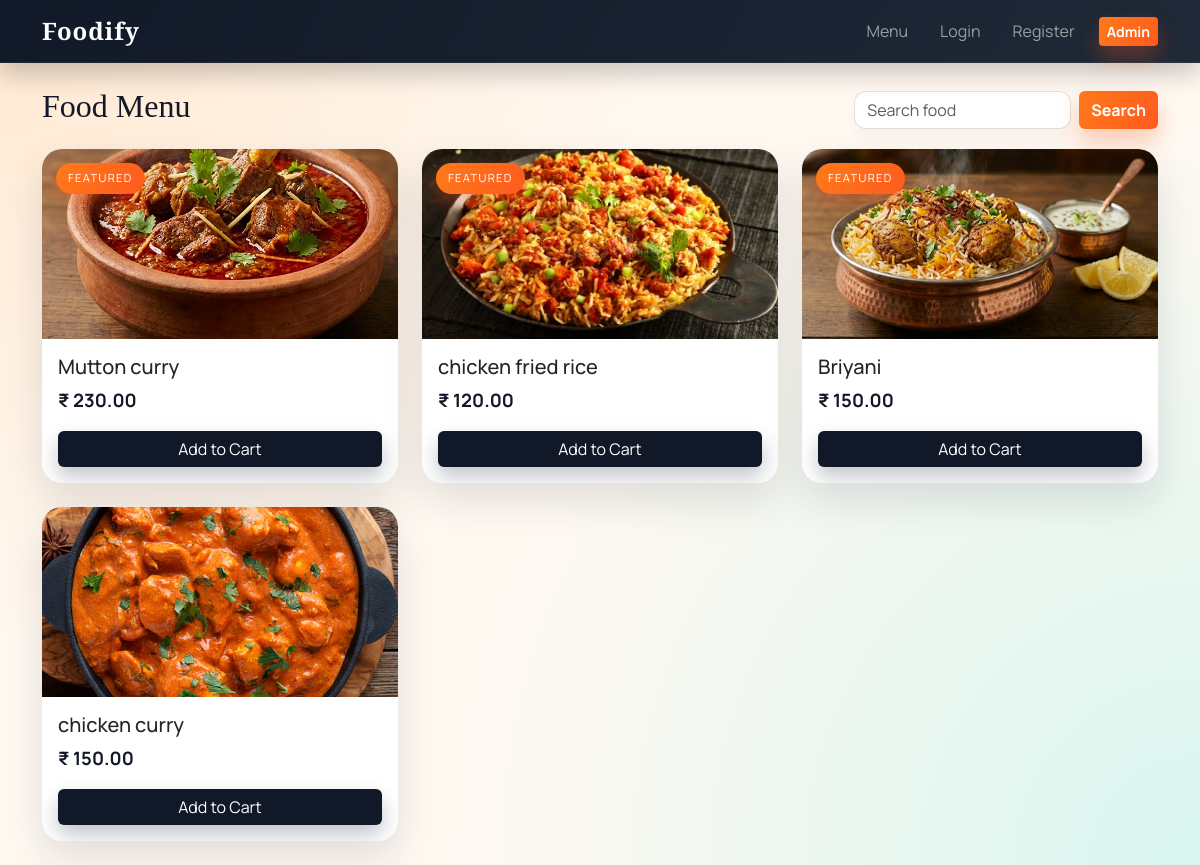
The page /menu on the database its author committed.
### tables this page shows
CREATE TABLE food (
            id INTEGER PRIMARY KEY AUTOINCREMENT,
            name TEXT NOT NULL,
            price REAL NOT NULL,
            image TEXT
        );

### app.py (the view)
@app.route("/menu")
def menu():
    search = request.args.get("search", "").strip()
    db = get_db()
    if search:
        foods = db.execute(
            "SELECT * FROM food WHERE name LIKE ? ORDER BY id DESC",
            (f"%{search}%",),
        ).fetchall()
    else:
        foods = db.execute("SELECT * FROM food ORDER BY id DESC").fetchall()
    return render_template("menu.html", foods=foods, search=search)

### app.py (called while the page is built, shortened)
@app.template_filter("format_inr")
def format_inr(value):
    try:
        return f"{float(value):,.2f}"
    except (TypeError, ValueError):
        return "0.00"

def get_db():
    if "db" not in g:
        conn = sqlite3.connect(config.DB_PATH)
        conn.row_factory = sqlite3.Row
        g.db = conn
    return g.db

def normalize_food_images():
    db = get_db()
    rows = db.execute("SELECT id, image FROM food").fetchall()
    for row in rows:
        raw = row["image"] or ""
        normalized = raw.replace("\\", "/").lstrip("/")
        if normalized.startswith("static/"):
            normalized = normalized[len("static/") :]
        if normalized != raw:
            db.execute("UPDATE food SET image = ? WHERE id = ?", (normalized, row["id"]))
    db.commit()

def seed_default_foods():
    import os
    def pick_image(base_name: str):
        images_dir = os.path.join(app.root_path, "static", "images")
        for ext in (".jpg", ".jpeg", ".png", ".webp", ".svg"):
            filename = f"{base_name}{ext}"
            if os.path.exists(os.path.join(images_dir, filename)):
                return f"images/{filename}"
        return f"images/{base_name}.svg"
    db = get_db()
    row = db.execute("SELECT COUNT(*) AS count FROM food").fetchone()
    if row and row["count"] > 0:
        return

@app.before_request
def ensure_db():
    init_db()
    normalize_food_images()
    backfill_default_images()
    seed_default_foods()

@app.context_processor
def inject_globals():
    cart_count = 0
    def resolve_image_url(path: str):
        if not path:
            return url_for("static", filename="images/placeholder.svg")
        if path.startswith("http://") or path.startswith("https://"):
            return path
        normalized = path.replace("\\", "/").lstrip("/")
        if normalized.startswith("static/"):
            normalized = normalized[len("static/") :]
        return url_for("static", filename=normalized)
    return {
        "cart_count": cart_count,
        "current_user": session.get("user_name"),
        "image_url": resolve_image_url,
    }

### templates/menu.html (shortened to what this page needs)
{% extends 'layout.html' %}
{% block content %}
<div class="d-flex justify-content-between align-items-center mb-3">
  <h2>Food Menu</h2>
  <form class="d-flex gap-2" method="get" action="{{ url_for('menu') }}">
    <input class="form-control" type="search" name="search" placeholder="Search food" value="{{ search }}">
    <button class="btn btn-warning" type="submit">Search</button>
  </form>
</div>
<section class="row g-4">
  {% for food in foods %}
  <div class="col-sm-6 col-lg-4">
    <div class="card food-card h-100">
      {% if loop.index <= 3 %}
        <span class="featured-badge">Featured</span>
      {% endif %}
      <img src="{{ image_url(food.image) }}" class="card-img-top" alt="{{ food.name }}">
      <div class="card-body d-flex flex-column">
        <h5 class="card-title">{{ food.name }}</h5>
        <p class="card-text price">&#8377; {{ food.price|format_inr }}</p>
        <a class="btn btn-dark mt-auto add-to-cart" href="{{ url_for('add_to_cart', food_id=food.id) }}">Add to Cart</a>
      </div>
    </div>
  </div>
  {% else %}
    <p class="text-muted">No food items found.</p>
  {% endfor %}
</section>
{% endblock %}

### templates/layout.html (shortened to what this page needs)
<!doctype html>
<html lang="en">
  <head>
    <link href="https://cdn.jsdelivr.net/npm/bootstrap@5.3.3/dist/css/bootstrap.min.css" rel="stylesheet">
    <link rel="stylesheet" href="{{ url_for('static', filename='css/style.css') }}">
  </head>
  <body>
    <nav class="navbar navbar-expand-lg navbar-dark navbar-swag">
      <div class="container">
        <a class="navbar-brand fw-bold" href="{{ url_for('menu') }}">Foodify</a>
        <div class="collapse navbar-collapse" id="navMenu">
          <ul class="navbar-nav ms-auto align-items-lg-center gap-lg-3">
            <li class="nav-item"><a class="nav-link" href="{{ url_for('menu') }}">Menu</a></li>
            {% if current_user %}
              <li class="nav-item"><a class="nav-link" href="{{ url_for('orders') }}">Orders</a></li>
              <li class="nav-item">
                <a class="nav-link position-relative" href="{{ url_for('cart') }}">
                  Cart
                  <span class="badge rounded-pill text-bg-warning cart-badge">{{ cart_count }}</span>
                </a>
              </li>
              <li class="nav-item"><span class="nav-link">Hi {{ current_user }}</span></li>
              <li class="nav-item"><a class="btn btn-outline-light btn-sm" href="{{ url_for('logout') }}">Logout</a></li>
            {% else %}
              <li class="nav-item"><a class="nav-link" href="{{ url_for('login') }}">Login</a></li>
              <li class="nav-item"><a class="nav-link" href="{{ url_for('register') }}">Register</a></li>
            {% endif %}
            <li class="nav-item"><a class="btn btn-warning btn-sm" href="{{ url_for('admin_dashboard') }}">Admin</a></li>
          </ul>
        </div>
      </div>
    </nav>
    <main class="py-4">
      <div class="container">
        {% block content %}{% endblock %}
      </div>
    </main>
  </body>
</html>

### static/css/style.css (style rules this page uses)
:root { --ink: #121826; --muted: #6b7280; --paper: #fff9f2; --surface: #ffffff; --accent: #ff7a1a; --accent-strong: #ff5a1f; --accent-soft: #ffe0c4; --teal: #0f766e; --shadow: 0 18px 40px rgba(18, 24, 38, 0.12); }
body { background: radial-gradient(circle at top left, #ffe9d2 0%, transparent 45%), radial-gradient(circle at bottom right, #d9f5ef 0%, transparent 50%), var(--paper); font-family: "Manrope", sans-serif; color: var(--ink); }
h1, h2, h3, .display-5 { font-family: "Playfair Display", serif; color: var(--ink); }
.navbar-swag { background: linear-gradient(120deg, #111827, #1f2937); border-bottom: 1px solid rgba(255, 255, 255, 0.06); box-shadow: 0 12px 24px rgba(0, 0, 0, 0.2); }
.navbar-brand { font-family: "Playfair Display", serif; font-size: 1.5rem; letter-spacing: 0.04em; }
main { min-height: 80vh; }
.card { border: none; border-radius: 20px; box-shadow: var(--shadow); }
.food-card { position: relative; overflow: hidden; transition: transform 0.25s ease, box-shadow 0.25s ease; animation: floatIn 0.6s ease both; }
.food-card .card-img-top { height: 190px; object-fit: cover; filter: saturate(1.05); }
.featured-badge { position: absolute; top: 14px; left: 14px; background: linear-gradient(120deg, var(--accent), var(--accent-strong)); color: #fff; font-size: 0.7rem; letter-spacing: 0.12em; text-transform: uppercase; padding: 7px 12px; border-radius: 999px; box-shadow: 0 8px 18px rgba(255, 90, 31, 0.35); z-index: 2; }
.price { font-size: 1.15rem; font-weight: 700; color: var(--ink); }
.btn-warning { background: linear-gradient(120deg, var(--accent), var(--accent-strong)); border: none; color: #fff; font-weight: 700; box-shadow: 0 12px 22px rgba(255, 90, 31, 0.3); }
.btn-dark { background: #111827; border: none; box-shadow: 0 10px 20px rgba(17, 24, 39, 0.25); }
.add-to-cart { position: relative; overflow: hidden; }
.add-to-cart::after { content: ""; position: absolute; inset: 0; background: rgba(255, 255, 255, 0.2); transform: translateX(-100%); transition: transform 0.3s ease; }
.form-control, .form-select { border-radius: 12px; border: 1px solid rgba(17, 24, 39, 0.1); box-shadow: 0 8px 16px rgba(17, 24, 39, 0.04); }

### rows shown on the page
food: shows "FEATURED", image (picture), name "Mutton curry", price "230.00"
food: shows "FEATURED", image (picture), name "chicken fried rice", price "120.00"
food: shows "FEATURED", image (picture), name "Briyani", price "150.00"
food: image (picture), name "chicken curry", price "150.00"
